Frame 1 (no input): blank canvas, image omitted
Frame 60 (no input): blank canvas, image omitted
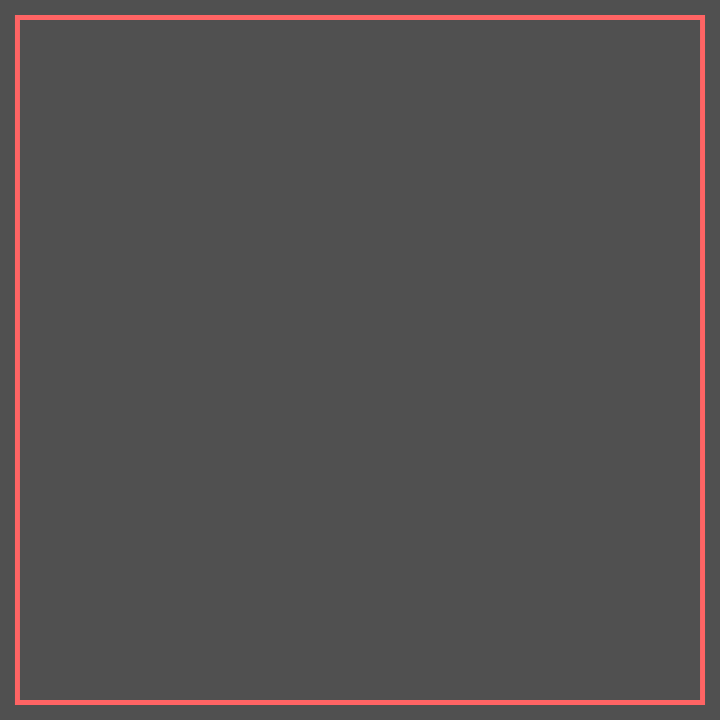
Frame 120 (the mouse pressed at the canvas centre since frame 60)

The p5.js sketch whose frames 1 and 60 were blank and that drew this single picture after the mouse press (run headless with seeded random() and noise() and a simulated clock; from frame 60 on, the mouse is pressed at the canvas centre):

// p5.js sketch
// ── sketch.js
var squareSize = 0;
var x = 0;
var y = 0;
var speed = 1.1;
var animate = false;

function setup() {
  createCanvas(720, 720);
  noFill();
  strokeWeight(5);
  
  rectMode(CENTER);
  
}

function draw() {
  background(80);
  stroke(255,100,100);
  display();
  update();
}

function mousePressed() {
  reset();
  animate = true;
}

function display() {
  translate(width / 2, height / 2);
  rect(x, y, squareSize, squareSize);
}

function update() {
  if (animate) {
    var easing = 0.05;
    var target = width;
    var difference = target - squareSize;
    squareSize += difference * easing;
  }
}

function reset(){
  squareSize = 0;
}
